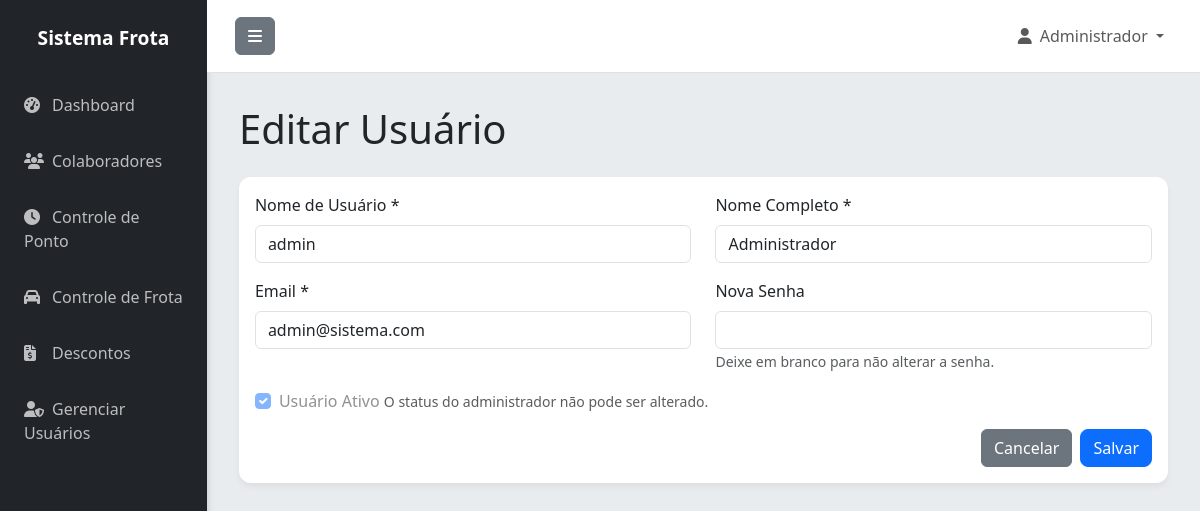
The app's page /usuario/editar/1 (signed in), older data.
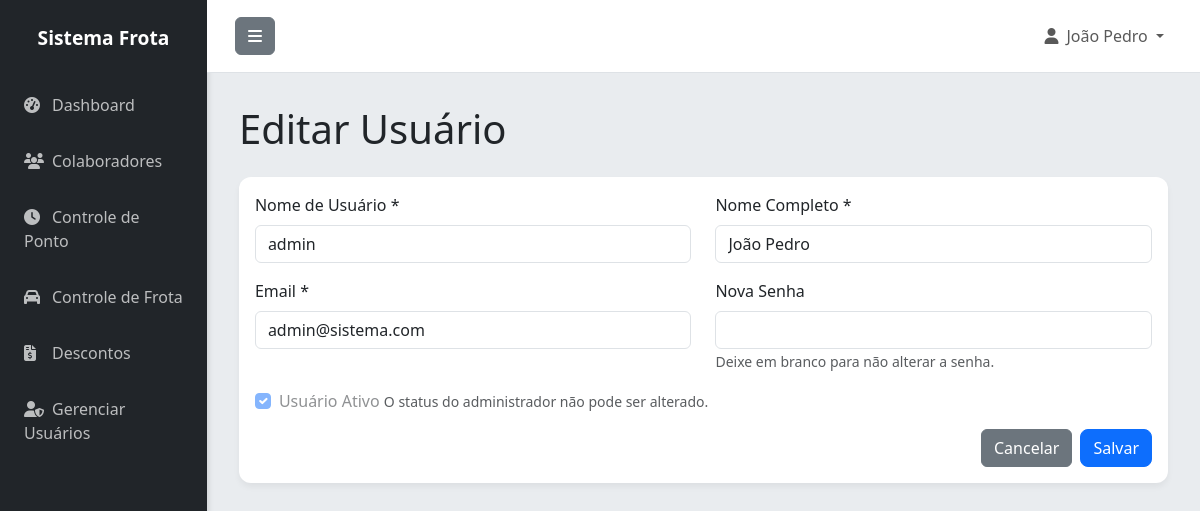
The same page, newer data.
### app.py (models this page shows)
class Usuario(UserMixin, db.Model):
    id = db.Column(db.Integer, primary_key=True)
    username = db.Column(db.String(80), unique=True, nullable=False)
    password_hash = db.Column(db.String(200), nullable=False)
    nome = db.Column(db.String(100), nullable=False)
    email = db.Column(db.String(120), unique=True, nullable=False)
    ativo = db.Column(db.Boolean, default=True)
    criado_em = db.Column(db.DateTime, default=datetime.utcnow)

### app.py (the view, shortened to what this page needs)
@app.route('/usuario/editar/<int:id>', methods=['GET', 'POST'])
@login_required
def editar_usuario(id):
    if not is_admin():
        flash('Acesso negado.', 'error')
        return redirect(url_for('index'))
    usuario = Usuario.query.get_or_404(id)
    return render_template('usuario_form.html', usuario=usuario)

### app.py (called while the page is built, shortened)
@login_manager.user_loader
def load_user(user_id):
    return Usuario.query.get(int(user_id))

def is_admin():
    return current_user.is_authenticated and current_user.username == 'admin'

@app.before_request
def create_tables():
    db.create_all()

### templates/usuario_form.html (shortened to what this page needs)
{% extends "base.html" %}
{% block content %}
<h1 class="mb-4">{% if usuario %}Editar Usuário{% else %}Novo Usuário{% endif %}</h1>
<div class="card">
    <div class="card-body">
        <form method="POST">
            <div class="row">
                <div class="col-md-6 mb-3">
                    <label for="username" class="form-label">Nome de Usuário *</label>
                    <input type="text" class="form-control" id="username" name="username" value="{{ usuario.username if usuario }}" required {% if usuario.username == 'admin' %}readonly{% endif %}>
                </div>
                <div class="col-md-6 mb-3">
                    <label for="nome" class="form-label">Nome Completo *</label>
                    <input type="text" class="form-control" id="nome" name="nome" value="{{ usuario.nome if usuario }}" required>
                </div>
            </div>
            <div class="row">
                <div class="col-md-6 mb-3">
                    <label for="email" class="form-label">Email *</label>
                    <input type="email" class="form-control" id="email" name="email" value="{{ usuario.email if usuario }}" required>
                </div>
                <div class="col-md-6 mb-3">
                    <label for="password" class="form-label">{% if usuario %}Nova Senha{% else %}Senha *{% endif %}</label>
                    <input type="password" class="form-control" id="password" name="password" {% if not usuario %}required{% endif %}>
                    {% if usuario %}<small class="form-text text-muted">Deixe em branco para não alterar a senha.</small>{% endif %}
                </div>
            </div>
            <div class="form-check mb-3">
                <input class="form-check-input" type="checkbox" id="ativo" name="ativo" {% if not usuario or usuario.ativo %}checked{% endif %} {% if usuario and usuario.username == 'admin' %}disabled{% endif %}>
                <label class="form-check-label" for="ativo">
                    Usuário Ativo
                </label>
                {% if usuario and usuario.username == 'admin' %}<small class="form-text text-muted">O status do administrador não pode ser alterado.</small>{% endif %}
            </div>
            <div class="d-flex justify-content-end">
                <a href="{{ url_for('usuarios') }}" class="btn btn-secondary me-2">Cancelar</a>
                <button type="submit" class="btn btn-primary">Salvar</button>
            </div>
        </form>
    </div>
</div>
{% endblock %}

### templates/base.html (shortened to what this page needs)
<!DOCTYPE html>
<html lang="pt-BR">
<head>
    <link href="https://cdn.jsdelivr.net/npm/bootstrap@5.3.3/dist/css/bootstrap.min.css" rel="stylesheet">
    <link rel="stylesheet" href="https://cdnjs.cloudflare.com/ajax/libs/font-awesome/6.5.1/css/all.min.css">
</head>
<body>
    <div class="d-flex" id="wrapper">
        <div id="sidebar-wrapper">
            <div class="sidebar-heading">Sistema Frota</div>
            <div class="list-group list-group-flush">
                <a href="{{ url_for('index') }}" class="list-group-item"><i class="fas fa-tachometer-alt me-2"></i>Dashboard</a>
                <a href="{{ url_for('colaboradores') }}" class="list-group-item"><i class="fas fa-users me-2"></i>Colaboradores</a>
                <a href="{{ url_for('pontos') }}" class="list-group-item"><i class="fas fa-clock me-2"></i>Controle de Ponto</a>
                <a href="{{ url_for('frota') }}" class="list-group-item"><i class="fas fa-car me-2"></i>Controle de Frota</a>
                <a href="{{ url_for('descontos') }}" class="list-group-item"><i class="fas fa-file-invoice-dollar me-2"></i>Descontos</a>
                {% if current_user.username == 'admin' %}
                <a href="{{ url_for('usuarios') }}" class="list-group-item"><i class="fas fa-user-shield me-2"></i>Gerenciar Usuários</a>
                {% endif %}
            </div>
        </div>
        <div id="page-content-wrapper">
            <nav class="navbar navbar-expand-lg navbar-light border-bottom">
                <div class="container-fluid">
                    <button class="btn btn-secondary" id="menu-toggle"><i class="fas fa-bars"></i></button>
                    <div class="collapse navbar-collapse" id="navbarSupportedContent">
                        <ul class="navbar-nav ms-auto mt-2 mt-lg-0">
                             {% if current_user.is_authenticated %}
                            <li class="nav-item dropdown">
                                <a class="nav-link dropdown-toggle" href="#" id="navbarDropdown" role="button" data-bs-toggle="dropdown" aria-expanded="false">
                                    <i class="fas fa-user me-2"></i>{{ current_user.nome }}
                                </a>
                            </li>
                             {% endif %}
                        </ul>
                    </div>
                </div>
            </nav>
            <main class="container-fluid">
                {% block content %}{% endblock %}
            </main>
        </div>
        </div>
</body>
</html>

Row changes from the older to the newer data that the page shows:
changed Usuario "admin": nome "Administrador" → "João Pedro"
